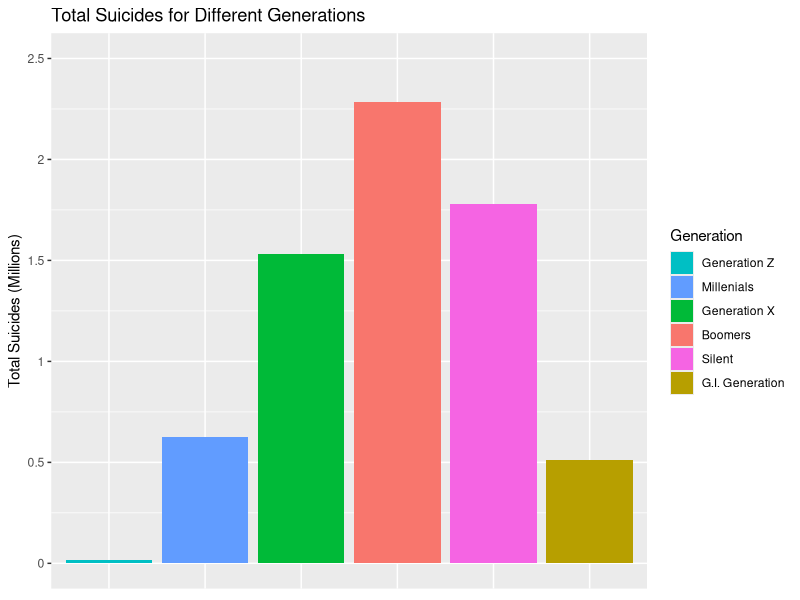
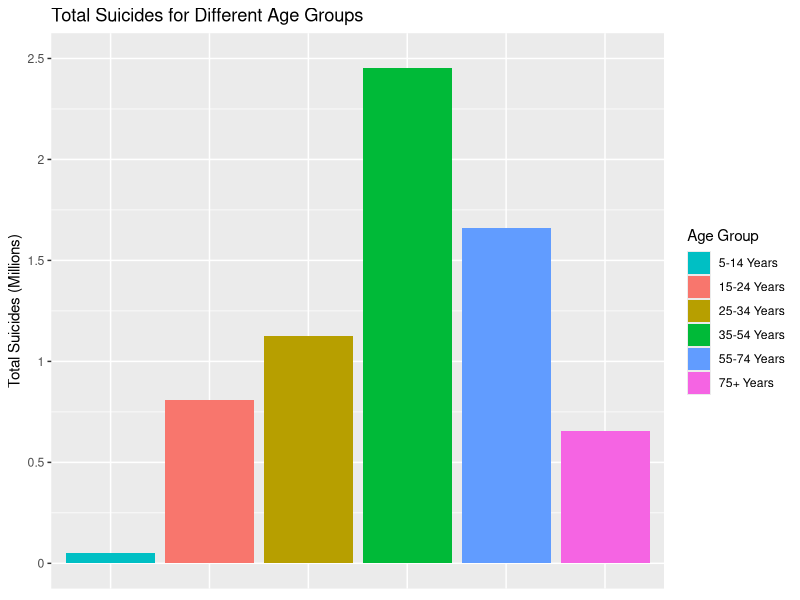

The R script that drew these images, in order:
## ---- chunk 1
knitr::opts_chunk$set(echo = TRUE)

library(tidyverse)
install.packages("readxl")
library(readxl)
suicides <- read.table(file= "master.xls", sep= "\t", header= TRUE)

## ---- chunk 2
# Primary Sorting
agecount <- suicides %>%
  select("age", "suicides_no", "generation")

# Breakdown of Variables
generationtotal <- agecount %>%
  group_by(generation) %>%
  summarise(total= sum(suicides_no))

agetotal <- agecount %>%
  group_by(age) %>%
  summarise(total=sum(suicides_no))

# ggplot Code
ggplot(data= generationtotal)+
  geom_bar(mapping= aes(x=generation, y=total, fill=generation), stat= "identity")+
  labs(title= "Total Suicides for Different Generations")+
  scale_y_continuous(name= "Total Suicides (Millions)",
                     breaks= c(0, 500000, 1000000, 1500000, 2000000, 2500000), 
                     labels= c("0", "0.5", "1", "1.5", "2", "2.5"),
                     limits= c(0,2500000))+
  scale_x_discrete(limits= c("Generation Z", "Millenials", "Generation X", "Boomers", "Silent", "G.I. Generation"))+
  theme(axis.title.x=element_blank(), axis.text.x= element_blank(), axis.ticks.x=element_blank())+
  scale_fill_discrete(name= "Generation",
                      breaks= c("Generation Z", "Millenials", "Generation X", "Boomers", "Silent", "G.I. Generation"))
                      
ggplot(data= agetotal)+
  geom_bar(mapping=aes(x=age, y=total, fill=age), stat= "identity")+
  labs(y="Total Suicides", title= "Total Suicides for Different Age Groups")+
  scale_y_continuous(name= "Total Suicides (Millions)",
                     breaks= c(0, 500000, 1000000, 1500000, 2000000, 2500000), 
                     labels= c("0", "0.5", "1", "1.5", "2", "2.5"),
                     limits= c(0,2500000))+
  scale_x_discrete(limits= c("5-14 years","15-24 years", "25-34 years", "35-54 years", "55-74 years", "75+ years"))+
  theme(axis.title.x=element_blank(), axis.text.x= element_blank(), axis.ticks.x=element_blank())+
  scale_fill_discrete(name= "Age Group",
                      breaks= c("5-14 years","15-24 years", "25-34 years", "35-54 years", "55-74 years", "75+ years"),
                      labels=c("5-14 Years","15-24 Years", "25-34 Years", "35-54 Years", "55-74 Years", "75+ Years"))
